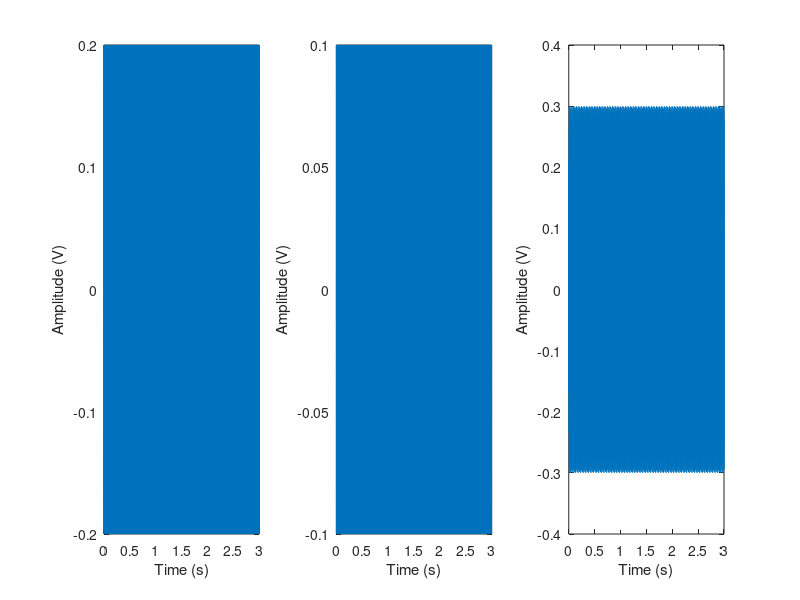

This figure's MATLAB source: (Note: this script raises an error after producing the figure.)
# x(t)= A * sin(2*pi*f*t + phi)
Fs = 44100;
dt = 1/Fs;
Fsig = 440;
Tdur = 3;

tvec = 0:dt:Tdur-dt; 
x = 0.2 * sin(2*pi*Fsig*tvec);
z = 0.1 * sin(2*pi*500*tvec + 0.5*pi);

figure
subplot(1,3,1);
plot(tvec,x)
xlabel("Time (s)");
ylabel("Amplitude (V)");

subplot(1,3,2);
plot(tvec,z);
xlabel("Time (s)");
ylabel("Amplitude (V)");

subplot(1,3,3);
plot(tvec,x+z);
xlabel("Time (s)");
ylabel("Amplitude (V)");

player = audioplayer(x+z,Fs);
play(player)